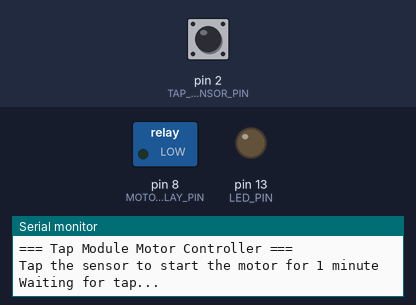
Bench run of a sketch on a simulated Arduino Uno, built with avr-gcc and run on an emulated ATmega328P. Parts: switched loads named in the sketch (green lamp = pin HIGH), output pins drawn as LEDs (lit = HIGH), the last lines printed to the serial monitor. Inputs (shaded band) come from the test bench; at power-on: pin 2 (TAP_SENSOR_PIN) HIGH.

Above: at 1.2 s.
1.3 s: pin 2 (TAP_SENSOR_PIN) driven LOW
At 2.5 s:
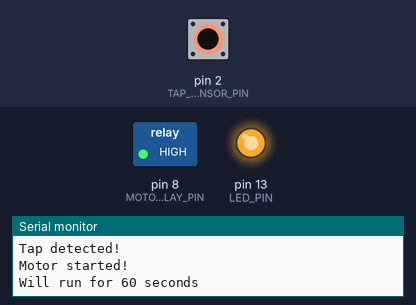
2.8 s: pin 2 (TAP_SENSOR_PIN) pulsed HIGH 2 times (0.12 s each, 0.3 s apart)
Timing chart, 0 to 5.8 s (numbered marks = the images above; inputs shaded):
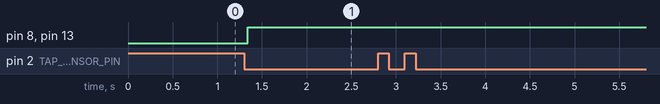

The sketch:

tap_motor_control.ino
```cpp
/*
 * Tap Module Motor Controller for Arduino
 *
 * This sketch uses a KY-031 tap module to control a 12V DC motor.
 * When the tap module detects a tap, it starts the motor for 1 minute and then stops.
 *
 * Hardware Setup:
 * - KY-031 tap module connected to pin 2 (interrupt pin)
 * - Relay module connected to pin 8 (to control 12V motor)
 * - 12V DC motor connected through relay
 * - Optional: LED indicator on pin 13
 *
 * Wiring:
 * KY-031 Tap Module:
 *   - VCC to 5V
 *   - GND to GND
 *   - DO (Digital Output) to pin 2
 *
 * Relay Module:
 *   - VCC to 5V
 *   - GND to GND
 *   - IN (Input) to pin 8
 *   - Connect 12V motor to relay's NO (Normally Open) and COM terminals
 *
 * Created for kids_arduino project
 */

// Pin definitions
const int TAP_SENSOR_PIN = 2;    // KY-031 tap module
const int MOTOR_RELAY_PIN = 8;   // Relay to control 12V motor
const int LED_PIN = 13;          // Built-in LED for status indication

// Timing constants
const unsigned long MOTOR_RUN_TIME = 60000;  // 1 minute in milliseconds
const unsigned long DEBOUNCE_TIME = 200;     // Debounce time for tap detection

// Variables
volatile bool tapDetected = false;
volatile unsigned long lastTapTime = 0;
bool motorRunning = false;
unsigned long motorStartTime = 0;

void setup() {
  // Initialize pins
  pinMode(TAP_SENSOR_PIN, INPUT_PULLUP);  // Enable internal pull-up resistor
  pinMode(MOTOR_RELAY_PIN, OUTPUT);
  pinMode(LED_PIN, OUTPUT);

  // Initialize motor as OFF
  digitalWrite(MOTOR_RELAY_PIN, LOW);
  digitalWrite(LED_PIN, LOW);

  // Attach interrupt for tap detection
  // FALLING edge means the sensor output goes from HIGH to LOW when tapped
  attachInterrupt(digitalPinToInterrupt(TAP_SENSOR_PIN), tapInterrupt, FALLING);

  // Initialize serial communication
  Serial.begin(9600);
  Serial.println("=== Tap Module Motor Controller ===");
  Serial.println("Tap the sensor to start the motor for 1 minute");
  Serial.println("Waiting for tap...");
}

void loop() {
  // Check if tap was detected
  if (tapDetected) {
    tapDetected = false;  // Reset flag

    // Start motor if not already running
    if (!motorRunning) {
      startMotor();
    } else {
      Serial.println("Motor is already running!");
    }
  }

  // Check if motor should be stopped
  if (motorRunning) {
    if (millis() - motorStartTime >= MOTOR_RUN_TIME) {
      stopMotor();
    }
  }

  // Update LED status
  digitalWrite(LED_PIN, motorRunning);

  // Small delay to prevent overwhelming the serial output
  delay(100);
}

// Interrupt service routine for tap detection
void tapInterrupt() {
  unsigned long currentTime = millis();

  // Debounce the tap detection
  if (currentTime - lastTapTime > DEBOUNCE_TIME) {
    tapDetected = true;
    lastTapTime = currentTime;
    Serial.println("Tap detected!");
  }
}

// Function to start the motor
void startMotor() {
  motorRunning = true;
  motorStartTime = millis();
  digitalWrite(MOTOR_RELAY_PIN, HIGH);

  Serial.println("Motor started!");
  Serial.print("Will run for ");
  Serial.print(MOTOR_RUN_TIME / 1000);
  Serial.println(" seconds");
}

// Function to stop the motor
void stopMotor() {
  motorRunning = false;
  digitalWrite(MOTOR_RELAY_PIN, LOW);

  Serial.println("Motor stopped!");
  Serial.println("Waiting for next tap...");
}

// Function to get remaining time in seconds
int getRemainingTime() {
  if (!motorRunning) {
    return 0;
  }

  unsigned long elapsed = millis() - motorStartTime;
  unsigned long remaining = MOTOR_RUN_TIME - elapsed;

  if (remaining <= 0) {
    return 0;
  }

  return remaining / 1000;  // Convert to seconds
}
```

Measured:
- after the input at 1.3 s, pin 8 (MOTOR_RELAY_PIN), pin 13 (LED_PIN): LOW → HIGH at once
